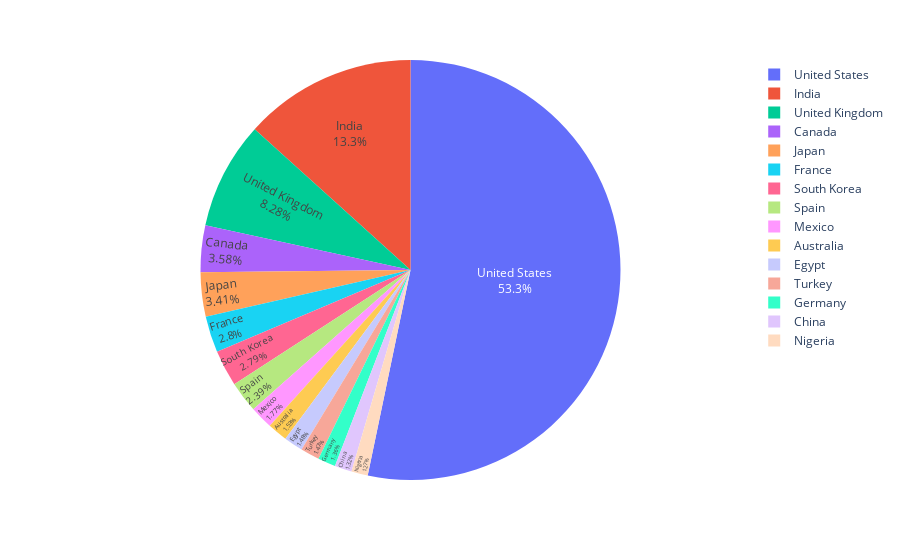

Write notebook code for a chart like this one.
### Markdown cell above
## Most content producing countries

### Code cell
country_df = df['principal_country'].value_counts().reset_index()
country_df = country_df[country_df['principal_country'] /  country_df['principal_country'].sum() > 0.01]

fig = px.pie(country_df, values='principal_country', names='index')
fig.update_traces(textposition='inside', textinfo='percent+label')
fig.show()

### Figure 1 — Plotly figure (JSON) as saved in the notebook; plotly's stock layout.template omitted (floating-point values rounded to 4 significant figures)
{"data": [{"textposition": "inside", "hovertemplate": "index=%{label}<br>principal_country=%{value}", "domain": {"y": [0, 1], "x": [0, 1]}, "legendgroup": "", "name": "", "labels": ["United States", "India", "United Kingdom", "Canada", "Japan", "France", "South Korea", "Spain", "Mexico", "Australia", "Egypt", "Turkey", "Germany", "China", "Nigeria"], "showlegend": true, "hoverlabel": {"namelength": 0}, "values": [4035, 1008, 627, 271, 258, 212, 211, 181, 134, 116, 112, 111, 103, 100, 96], "textinfo": "percent+label", "type": "pie"}], "layout": {"margin": {"t": 60}, "legend": {"tracegroupgap": 0}}}
